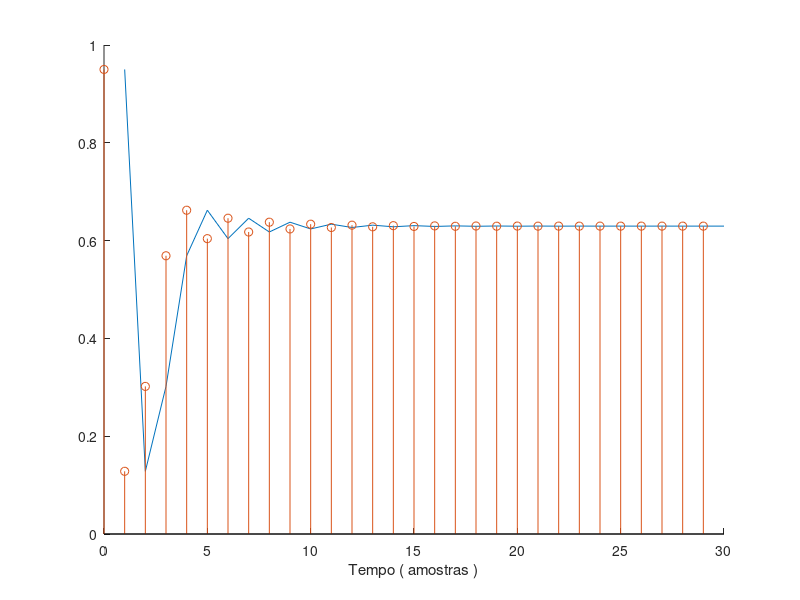

Recreate this plot in MATLAB.
clc;
clear;
close all;

r = 2.7; % valor de r no intervalo [0 ,4]
T = 30;  % tempo de simulacao
x = zeros (1 , T ) ; % inicializacao do vetor x com zeros
x (1) = 0.95;  % condicao inicial


for k = 1: T -1
    x ( k +1) = r * x ( k ) *(1 - x ( k ) ) ;
end

hold on;
plot(x);
tempo = linspace (0 ,29 ,30) ;        % gera 30 pontos igualmente
stem (tempo, x);                      % espacados entre 0 e 29
xlabel ( ' Tempo ( amostras ) ' )

